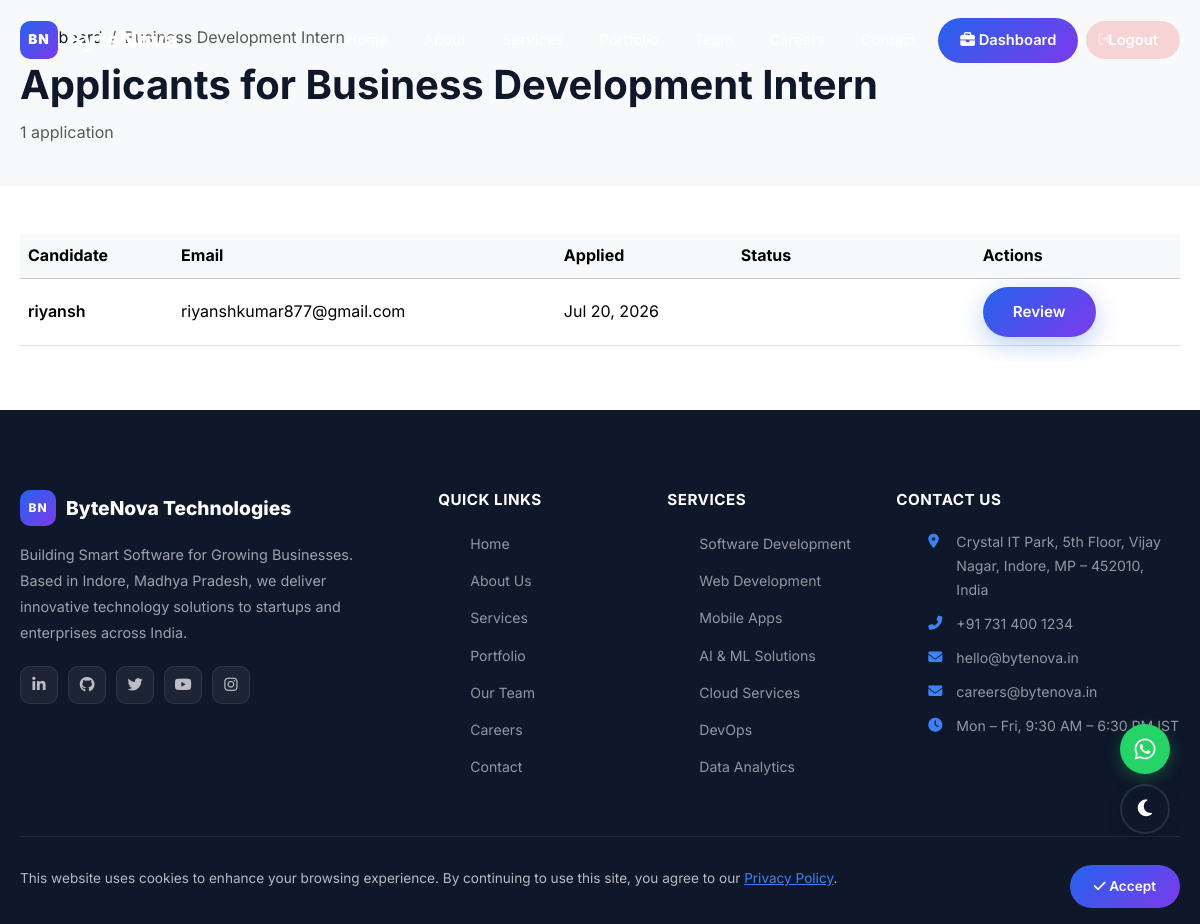
Page /recruiter/jobs/4/applications (signed in) on the earlier database version.
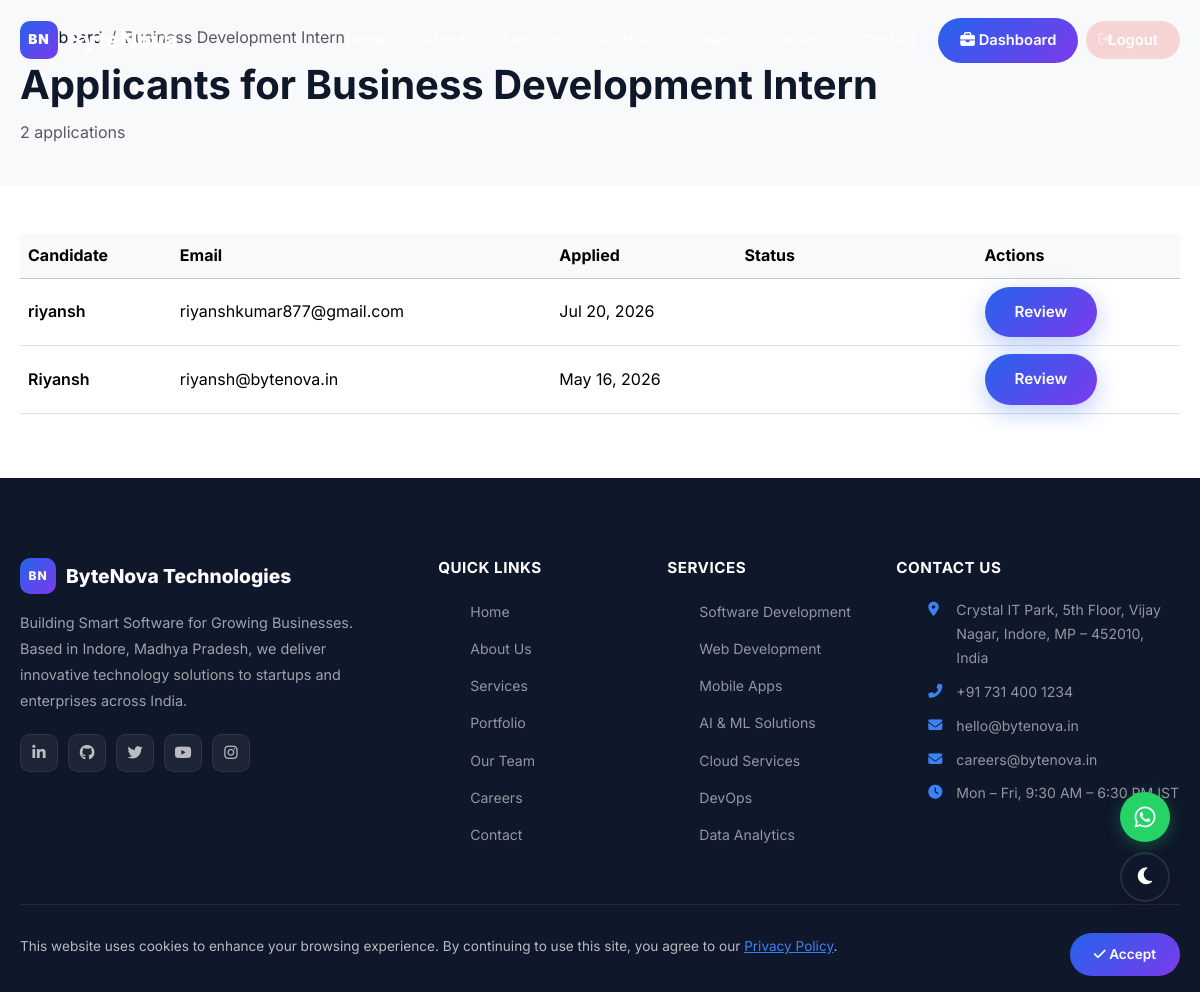
Same page on the later database version.
### app/models.py (models this page shows, shortened)
class Application(db.Model):
    __tablename__ = "applications"
    STATUS_CHOICES = [
        "submitted",
        "under_review",
        "interview",
        "offered",
        "rejected",
    ]
    id = db.Column(db.Integer, primary_key=True)
    candidate_id = db.Column(db.Integer, db.ForeignKey("users.id"), nullable=False)
    job_id = db.Column(db.Integer, db.ForeignKey("jobs.id"), nullable=False)
    resume_filename = db.Column(db.String(255), nullable=False)
    cover_letter = db.Column(db.Text)
    status = db.Column(db.String(30), default="submitted")
    applied_at = db.Column(db.DateTime, default=_utcnow)
    updated_at = db.Column(db.DateTime, default=_utcnow, onupdate=_utcnow)
    __table_args__ = (
        db.UniqueConstraint("candidate_id", "job_id", name="unique_candidate_job"),
    )
    @property
    def status_label(self) -> str:
        labels = {
            "submitted": "Submitted",
            "under_review": "Under Review",
            "interview": "Interview Scheduled",
            "offered": "Offer Extended",
            "rejected": "Not Selected",
        }
        return labels.get(self.status, self.status.title())

class User(UserMixin, db.Model):
    __tablename__ = "users"
    id = db.Column(db.Integer, primary_key=True)
    email = db.Column(db.String(120), unique=True, nullable=False, index=True)
    password_hash = db.Column(db.String(256), nullable=False)
    full_name = db.Column(db.String(100), nullable=False)
    role = db.Column(db.String(20), nullable=False, default="candidate")  # candidate | recruiter | admin
    phone = db.Column(db.String(20))
    is_active = db.Column(db.Boolean, default=True)
    created_at = db.Column(db.DateTime, default=_utcnow)
    applications = db.relationship("Application", backref="candidate", lazy="dynamic")
    posted_jobs = db.relationship("Job", backref="recruiter", lazy="dynamic")
    @property
    def is_admin(self) -> bool:
        return self.role == "admin"
    @property
    def is_recruiter(self) -> bool:
        return self.role == "recruiter"

### app/routes/recruiter.py (the view)
@recruiter_bp.route("/jobs/<int:job_id>/applications")
@login_required
@role_required("recruiter")
def job_applications(job_id):
    job = db.session.get(Job, job_id)
    if not job or job.posted_by != current_user.id:
        abort(404)
    applications = (
        Application.query.filter_by(job_id=job.id)
        .order_by(Application.applied_at.desc())
        .all()
    )
    return render_template(
        "recruiter/applications.html", job=job, applications=applications
    )

### app/utils.py (called while the page is built)
def role_required(*roles):
    def decorator(view_func):
        from functools import wraps
        from flask import abort
        @wraps(view_func)
        def wrapped(*args, **kwargs):
            if not current_user.is_authenticated:
                abort(401)
            if current_user.role not in roles:
                abort(403)
            return view_func(*args, **kwargs)
        return wrapped
    return decorator

### app/templates/recruiter/applications.html (shortened to what this page needs)
{% extends "base.html" %}
{% block content %}
<section class="dashboard-header py-4 bg-light">
    <div class="container">
        <nav aria-label="breadcrumb">
            <ol class="breadcrumb mb-2">
                <li class="breadcrumb-item"><a href="{{ url_for('recruiter.dashboard') }}">Dashboard</a></li>
                <li class="breadcrumb-item active">{{ job.title }}</li>
            </ol>
        </nav>
        <h1 class="fw-bold">Applicants for {{ job.title }}</h1>
        <p class="text-muted">{{ applications|length }} application{{ 's' if applications|length != 1 else '' }}</p>
    </div>
</section>
<section class="py-5">
    <div class="container">
        {% if applications %}
        <div class="table-responsive">
            <table class="table table-hover align-middle">
                <thead class="table-light">
                    <tr>
                        <th>Candidate</th>
                        <th>Email</th>
                        <th>Applied</th>
                        <th>Status</th>
                        <th>Actions</th>
                    </tr>
                </thead>
                <tbody>
                    {% for app in applications %}
                    <tr>
                        <td class="fw-semibold">{{ app.candidate.full_name }}</td>
                        <td>{{ app.candidate.email }}</td>
                        <td>{{ app.applied_at.strftime('%b %d, %Y') }}</td>
                        <td><span class="badge status-badge status-{{ app.status }}">{{ app.status_label }}</span></td>
                        <td><a href="{{ url_for('recruiter.review_application', app_id=app.id) }}" class="btn btn-sm btn-primary">Review</a></td>
                    </tr>
                    {% endfor %}
                </tbody>
            </table>
        </div>
        {% else %}
        <div class="text-center py-5 bg-light rounded">
            <p class="text-muted">No applications for this job yet.</p>
        </div>
        {% endif %}
    </div>
</section>
{% endblock %}

Differences in the rows shown:
added Application: candidate.full_name "Riyansh", candidate.email "riyansh@bytenova.in", applied_at "May 16, 2026"
Other differences:
{{ applications|length }}: "1" → "2"
{{ 's' if applications|length != 1 else '' }}: (not shown) → "s"
